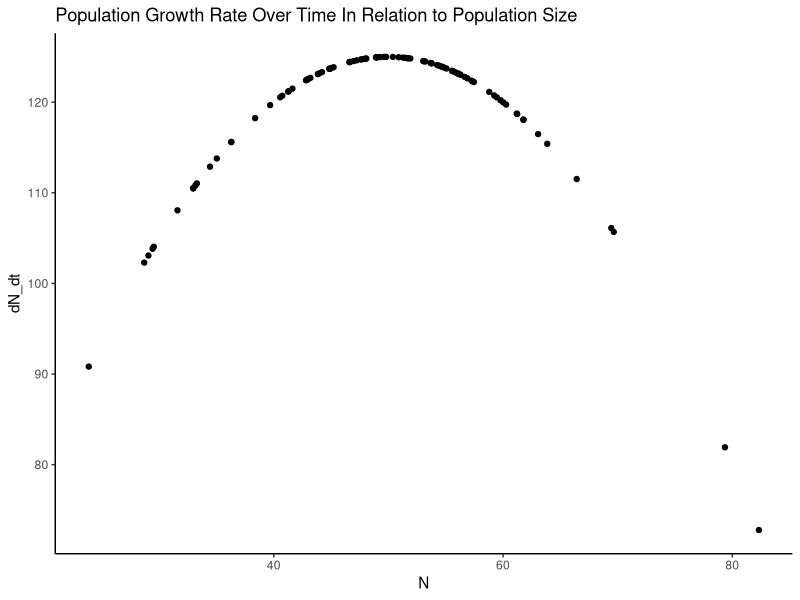
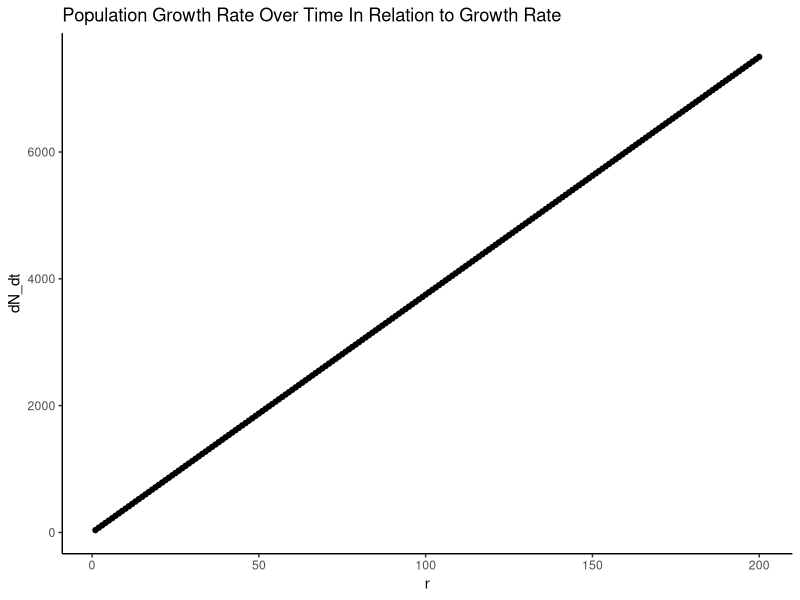

The R script that drew these images, in order:
## ---- chunk 1
knitr::opts_chunk$set(echo = TRUE)

library(tidyverse)
## ---- chunk 2
logistic_growth <- function(r, N, K) {
  N = ifelse((N < 0), return("N cannot be less than 0"), N)
  K = ifelse((K <=0), return ("K cannot be less than 0"), K)
  dN_dt = r*N*(1-(N/K))
  return(dN_dt)
}
## ---- chunk 3
#create normal distribution and make into data frame
nsample = 100
N = rnorm(mean = 50,sd = 10, n = nsample)

growth_df <- data.frame(population = N, dN_dt = NA)

#use logistic_growth function to determine the dN/dt
growth_df$dN_dt = logistic_growth(r = 5, N, K = 100)

#graph it
ggplot(data = growth_df, aes(x = N, y = dN_dt))+
  geom_point()+
  theme_classic() +
  labs(title = "Population Growth Rate Over Time In Relation to Population Size")
## ---- chunk 4
#create dataframe using sequence
growth_df2 <- data.frame(r = seq(from = 1, to = 200), dN_dt = NA)

#find dN/dt using the function we created
growth_df2$dN_dt = logistic_growth(growth_df2$r, N = 50, K = 200)

#plot it
ggplot(data = growth_df2, aes(x = r, y = dN_dt))+
  geom_point()+
  theme_classic() +
  labs(title = "Population Growth Rate Over Time In Relation to Growth Rate")
